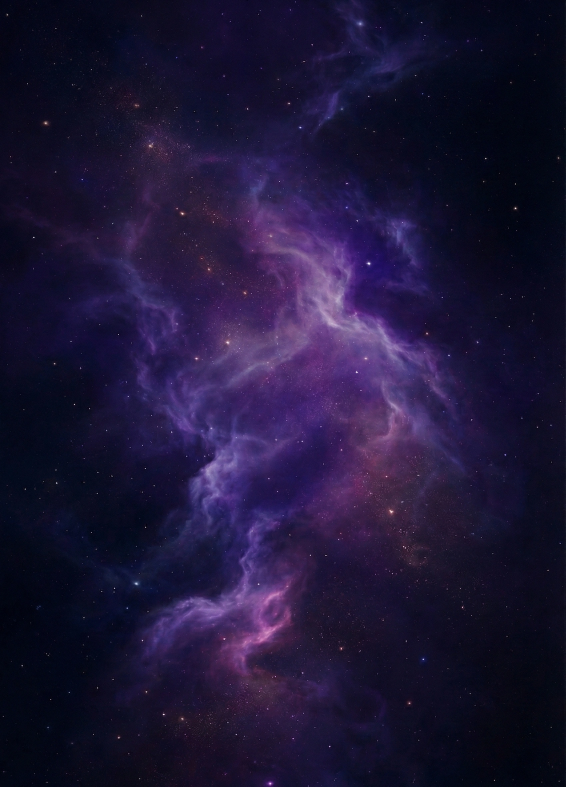
#> input picture img/bg-cosmic-hd.webp, 1696 x 2360 px, given in place of bg-cosmic-hd.png, which was not available (shown at 1/3 size)
$ python optimize_background.py
#> lines starting #> are read from the running program, lines starting #| are printed output that depends on the picture

import os
from PIL import Image

def optimize_image(input_path, output_hd_path, output_mobile_path):
    try:
        if not os.path.exists(input_path):
            print(f"Error: Input file not found at {input_path}")
            return

        with Image.open(input_path) as img:
#> img is the input picture: PIL image 1696x2360 RGB; mean R, G, B 29.8, 22.1, 54.9
            print(f"Original image size: {img.size}")
#| Original image size: (1696, 2360)
            print(f"Original file size: {os.path.getsize(input_path):,} bytes")

            # 1. Web Version (HD) - Keep original resolution, max quality WebP
            # Only resize if wider than 2560px
            hd_width = 2560
            if img.width > hd_width:
                ratio = hd_width / img.width
                hd_height = int(img.height * ratio)
                img_hd = img.resize((hd_width, hd_height), Image.Resampling.LANCZOS)
            else:
                img_hd = img.copy()

            print(f"HD version dimensions: {img_hd.size}")
#| HD version dimensions: (1696, 2360)
            print(f"Saving HD version to {output_hd_path}...")
            # Quality 95 = near-lossless, method 6 = slowest but best compression
            img_hd.save(output_hd_path, "WEBP", quality=95, method=6)
            print(f"HD version saved. Size: {os.path.getsize(output_hd_path):,} bytes")

            # 2. Mobile Version (Portrait) - 1080px wide, high quality
            mobile_width = 1080
            target_ratio = 9/16

            # Center crop to portrait ratio
            current_ratio = img.width / img.height
#> current_ratio = 0.719
            if current_ratio > target_ratio:
                new_width = int(img.height * target_ratio)
#> new_width = 1327
                left = (img.width - new_width) // 2
#> left = 184
                top = 0
                right = left + new_width
#> right = 1511
                bottom = img.height
#> bottom = 2360
            else:
                new_height = int(img.width / target_ratio)
                top = (img.height - new_height) // 2
                left = 0
                bottom = top + new_height
                right = img.width

            img_crop = img.crop((left, top, right, bottom))
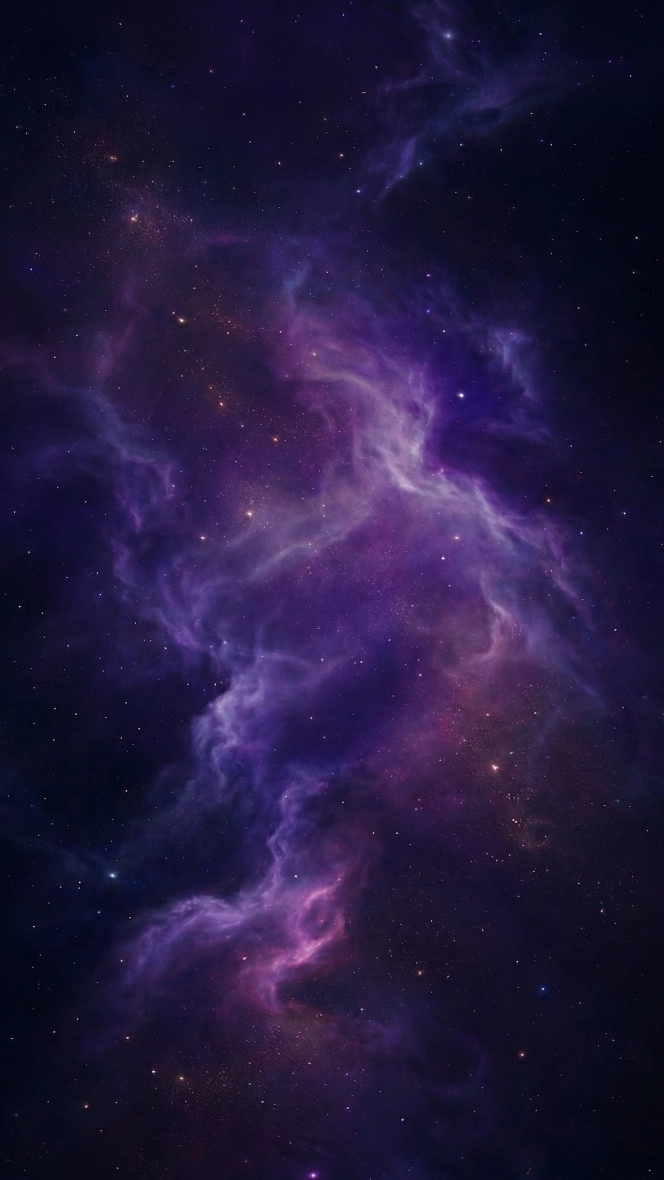
#> img_crop: PIL image 1327x2360 RGB (shown at 1/2 size); mean R, G, B 35.6, 25.5, 62.2

            # Resize to mobile width with LANCZOS for sharpest result
            ratio_mobile = mobile_width / img_crop.width
#> ratio_mobile = 0.814
            mobile_height_final = int(img_crop.height * ratio_mobile)
#> mobile_height_final = 1920
            img_mobile = img_crop.resize((mobile_width, mobile_height_final), Image.Resampling.LANCZOS)

            print(f"Mobile version dimensions: {img_mobile.size}")
#| Mobile version dimensions: (1080, 1920)
            print(f"Saving Mobile version to {output_mobile_path}...")
            # Quality 92 for mobile - still very high quality
            img_mobile.save(output_mobile_path, "WEBP", quality=92, method=6)
            print(f"Mobile version saved. Size: {os.path.getsize(output_mobile_path):,} bytes")

            print("\n--- Summary ---")
            print(f"Original: {os.path.getsize(input_path):,} bytes")
            print(f"HD WebP:  {os.path.getsize(output_hd_path):,} bytes (quality=95)")
            print(f"Mobile:   {os.path.getsize(output_mobile_path):,} bytes (quality=92)")

    except Exception as e:
        print(f"An error occurred: {e}")

if __name__ == "__main__":
    base_dir = r"c:\Users\pavel\OneDrive\Desktop\MystickaHvezda"
    input_file = os.path.join(base_dir, "img", "bg-cosmic-hd.png")
    output_hd = os.path.join(base_dir, "img", "bg-cosmic-hd.webp")
    output_mobile = os.path.join(base_dir, "img", "bg-cosmic-mobile.webp")

    optimize_image(input_file, output_hd, output_mobile)

$ run again, with img/angel-card-back.webp copied over img/bg-cosmic-hd.webp
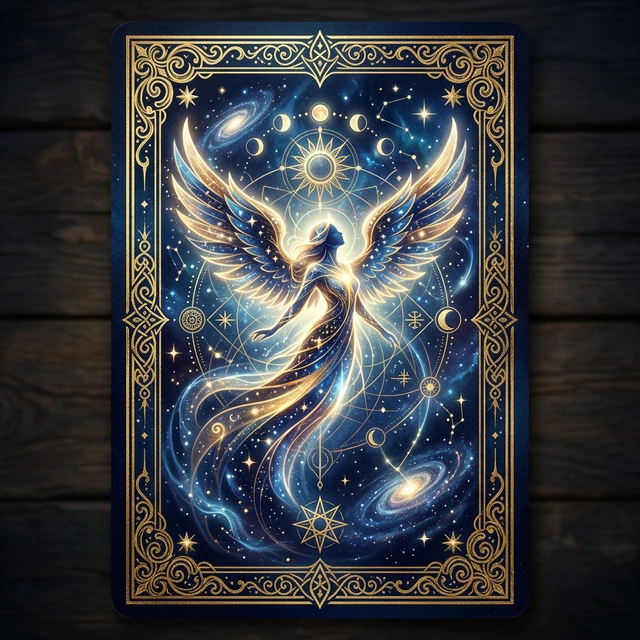
#> input picture img/angel-card-back.webp, 640 x 640 px, given in place of bg-cosmic-hd.png, which was not available
#> in optimize_image, img is the input picture: PIL image 640x640 RGB; mean R, G, B 57.1, 59.8, 63.9
#| Original image size: (640, 640)
#| HD version dimensions: (640, 640)
#> in optimize_image, `img_crop = img.crop((left, top, right, bottom))`:
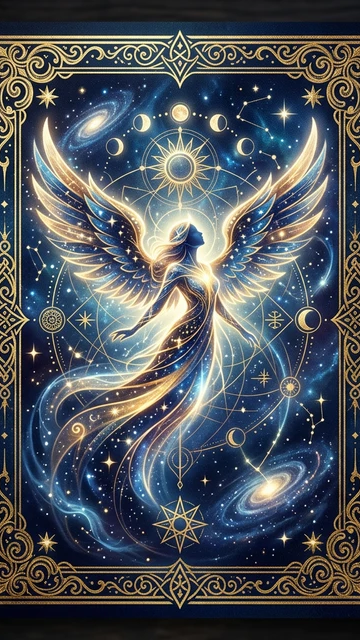
#> img_crop: PIL image 360x640 RGB; mean R, G, B 78.1, 84, 91.1
#> in optimize_image, `img_mobile = img_crop.resize((mobile_width, mobile_height_final), Imag..`:
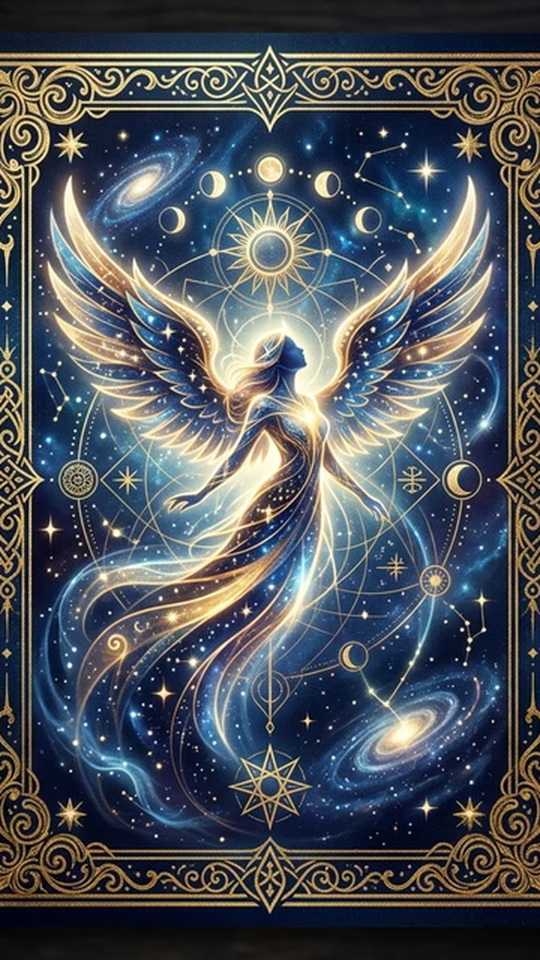
#> img_mobile: PIL image 1080x1920 RGB (shown at 1/2 size); mean R, G, B 78.1, 84, 91.2
#| Mobile version dimensions: (1080, 1920)

$ run again, with img/blog-astrology.webp copied over img/bg-cosmic-hd.webp
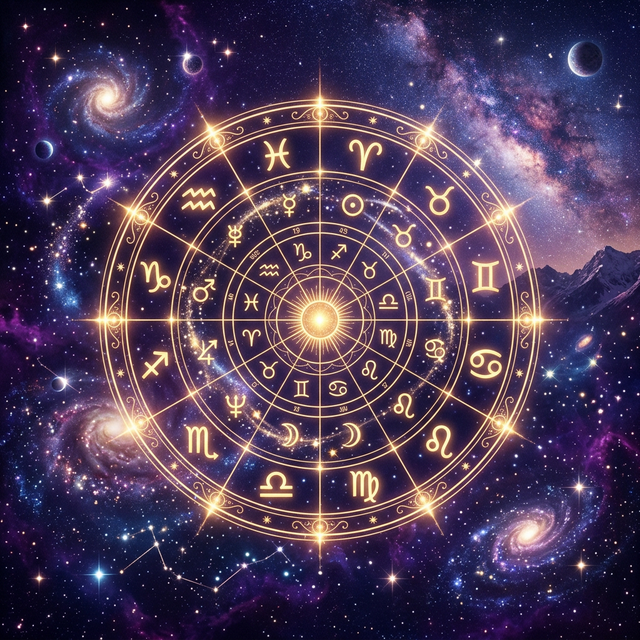
#> input picture img/blog-astrology.webp, 640 x 640 px, given in place of bg-cosmic-hd.png, which was not available
#> in optimize_image, img is the input picture: PIL image 640x640 RGB; mean R, G, B 77, 59.1, 88.1
#| Original image size: (640, 640)
#| HD version dimensions: (640, 640)
#> in optimize_image, `img_crop = img.crop((left, top, right, bottom))`:
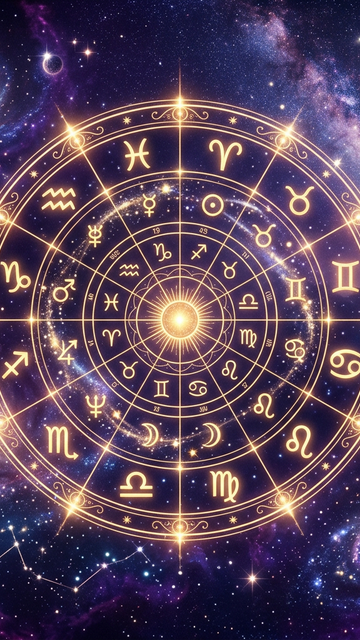
#> img_crop: PIL image 360x640 RGB; mean R, G, B 86.7, 65.6, 89.4
#> in optimize_image, `img_mobile = img_crop.resize((mobile_width, mobile_height_final), Imag..`:
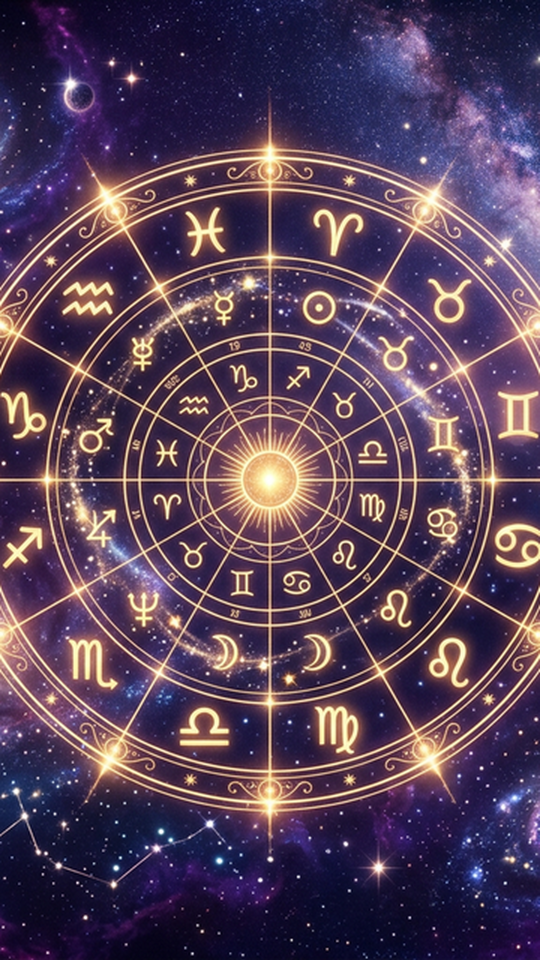
#> img_mobile: PIL image 1080x1920 RGB (shown at 1/2 size); mean R, G, B 86.6, 65.6, 89.4
#| Mobile version dimensions: (1080, 1920)

$ run again, with img/blog-divination.webp copied over img/bg-cosmic-hd.webp
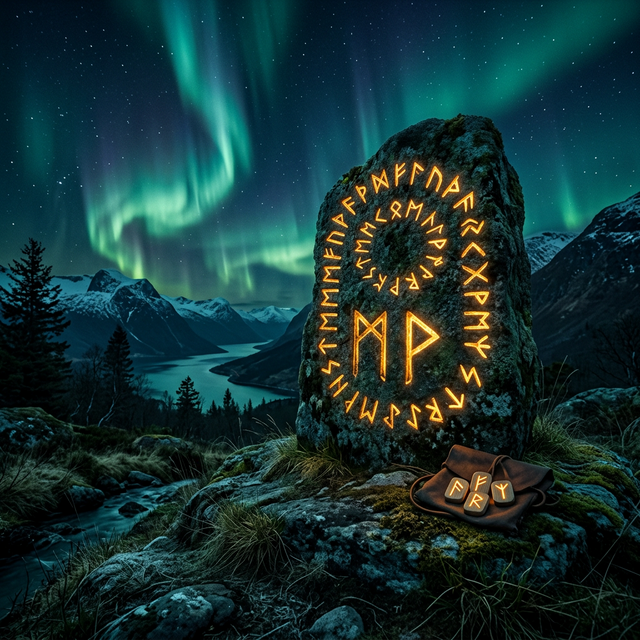
#> input picture img/blog-divination.webp, 640 x 640 px, given in place of bg-cosmic-hd.png, which was not available
#> in optimize_image, img is the input picture: PIL image 640x640 RGB; mean R, G, B 21.9, 51.1, 51
#| Original image size: (640, 640)
#| HD version dimensions: (640, 640)
#> in optimize_image, `img_crop = img.crop((left, top, right, bottom))`:
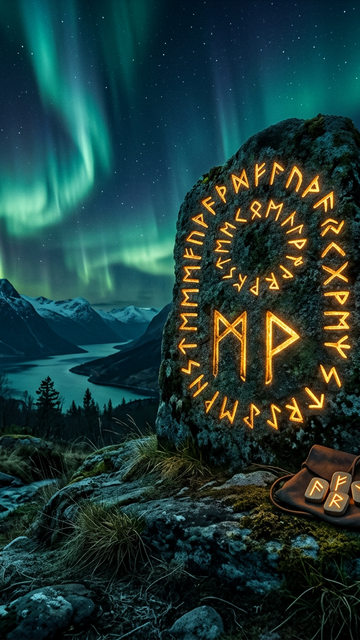
#> img_crop: PIL image 360x640 RGB; mean R, G, B 30.9, 59.3, 56
#| Mobile version dimensions: (1080, 1920)
